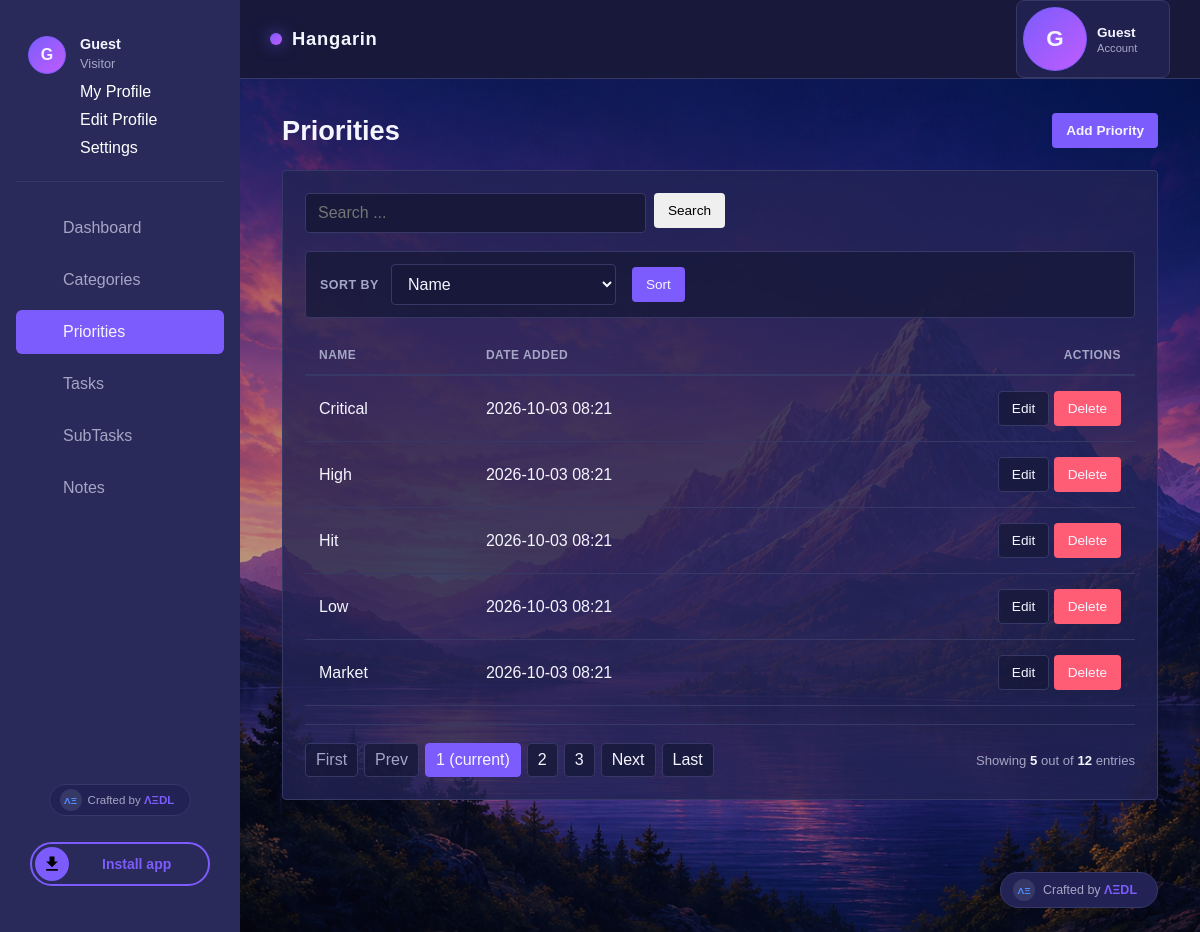
Screenshot of /priorities/ with the database file from the repository.
### app/models.py (models this page shows, shortened)
class Priority(models.Model):
    name = models.CharField(max_length=50, unique=True)
    created_at = models.DateTimeField(auto_now_add=True)

### app/views.py (the view)
# urls.py: path('priorities/', views.PriorityListView.as_view(), name='priority-list'),
class PriorityListView(SearchSortListView):
	model = Priority
	template_name = 'hangarin/priority_list.html'
	context_object_name = 'priorities'
	search_fields = ('name',)
	allowed_sort_fields = ('name', '-name', 'created_at', '-created_at')

### app/views.py (called while the page is built)
	def get_queryset(self):
		queryset = self.model.objects.all()
		query = self.request.GET.get('q', '').strip()
		if query:
			search = Q()
			for field in self.search_fields:
				search |= Q(**{f'{field}__icontains': query})
			queryset = queryset.filter(search)
		sort_by = self.request.GET.get('sort_by', self.default_sort)
		if sort_by not in self.allowed_sort_fields:
			sort_by = self.default_sort
		self.sort_by = sort_by
		return queryset.order_by(sort_by)

	def get_context_data(self, **kwargs):
		context = super().get_context_data(**kwargs)
		context['q'] = self.request.GET.get('q', '')
		context['sort_by'] = self.sort_by
		return context

### app/templates/hangarin/priority_list.html (shortened to what this page needs)
{% extends 'base.html' %}
{% block content %}
<main class="content tab-page tab-page-priorities">
  <div class="container-fluid tab-container">
    <h4 class="page-title d-flex justify-content-between align-items-center">
      <span>Priorities</span>
      <a href="{% url 'priority-add' %}" class="btn btn-primary btn-sm">Add Priority</a>
    </h4>
    <section class="card tab-card">
      <div class="card-body table-responsive">
        {% include 'includes/search_form.html' %}
        {% with current=sort_by|default:'name' %}
        <div class="sort-toolbar">
          <form method="get" class="row g-2 align-items-center">
            <div class="col-auto">
              <label for="prioritySortSelect" class="col-form-label">Sort by</label>
            </div>
            <div class="col-auto">
              <select class="form-control form-control-sm" id="prioritySortSelect" name="sort_by" onchange="this.form.submit()">
                <option value="name" {% if current == 'name' %}selected{% endif %}>Name</option>
              </select>
            </div>
            <div class="col-auto">
              <button type="submit" class="btn btn-primary btn-sm btn-rounded">Sort</button>
            </div>
          </form>
        </div>
        {% endwith %}
        <table class="table">
          <thead>
            <tr>
              <th>Name</th>
              <th>Date added</th>
              <th class="text-right">Actions</th>
            </tr>
          </thead>
          <tbody>
            {% for priority in priorities %}
            <tr>
              <td>{{ priority.name }}</td>
              <td>{{ priority.created_at|date:'Y-m-d H:i' }}</td>
              <td class="text-right">
                <a href="{% url 'priority-edit' priority.pk %}" class="btn btn-sm btn-secondary">Edit</a>
                <a href="{% url 'priority-delete' priority.pk %}?next={{ request.get_full_path|urlencode }}" class="btn btn-sm btn-danger">Delete</a>
              </td>
            </tr>
            {% empty %}
            <tr>
              <td colspan="3">No priorities yet.</td>
            </tr>
            {% endfor %}
          </tbody>
        </table>
        {% include 'includes/pagination.html' %}
      </div>
    </section>
  </div>
</main>
{% endblock %}

### static/css/dashboard-clean.css (style rules this page uses)
:root { --sidebar-width: 240px; --color-page: #0f1026; --color-secondary-page: #17183a; --color-panel: #222354; --color-sidebar: #292a5a; --color-sidebar-hover: #363866; --color-ink: #f5f5ff; --color-muted: #a5a6c5; --color-blue: #7c5cfc; --color-blue-hover: #9278ff; --color-install-contrast: #000000; --color-cyan: #4f8cff; --color-magenta: #c05cff; --color-success: #38d39f; --color-warning: #ffb84d; --color-danger: #ff5c75; --color-border: #363866; --color-soft-border: #363866; --color-soft: #17183a; --color-input: #17183a; --container-panel: color-mix(in srgb, var(--color-panel) 80%, transparent); --container-soft: color-mix(in srgb, var(--color-soft) 80%, transparent); --content-padding: 34px 42px 48px; --radius: 4px; --transition: 150ms ease; }
* { box-sizing: border-box; }
body { margin: 0; background: var(--color-page); background-image: url('../img/background.png'); background-position: center; background-repeat: no-repeat; background-size: cover; background-attachment: fixed; color: var(--color-ink); font-family: Arial, sans-serif; }
html[data-theme="nebula"] body { background-image: url('../img/background.png'); }
.content, .dashboard-content { min-height: calc(100vh - 72px); padding: var(--content-padding); background: transparent; }
.content .container-fluid { max-width: 1180px; margin: 0 auto; }
.tab-container { width: 100%; }
.tab-card { min-height: 240px; }
.dashboard-header, .panel-heading, .content .page-title { display: flex; align-items: center; justify-content: space-between; gap: 18px; }
.dashboard-header h1, .panel-heading h2, .content .page-title { color: var(--color-ink); }
.dashboard-header h1, .panel-heading h2, .content .page-title { margin-top: 0; }
.dashboard-action, .content .btn { display: inline-block; border-radius: var(--radius); text-decoration: none; cursor: pointer; }
.metric-card, .dashboard-panel, .content .card { background: var(--container-panel); border: 1px solid var(--color-border); border-radius: var(--radius); }
.content .page-title { margin-bottom: 22px; font-size: 1.7rem; }
.content .card { overflow: hidden; }
.content .card-body { padding: 22px; }
.content .table-responsive { overflow-x: auto; }
.content .table { width: 100%; margin: 18px 0 0; border-collapse: collapse; color: var(--color-ink); text-align: left; }
.content .table th { padding: 12px 14px; border-bottom: 2px solid var(--color-border); color: var(--color-muted); font-size: 0.75rem; letter-spacing: 0.04em; text-transform: uppercase; }
.content .table td { padding: 15px 14px; border-bottom: 1px solid var(--color-soft-border); vertical-align: middle; }
.content .text-right { text-align: right; }
.content .btn { padding: 9px 13px; border: 1px solid transparent; font-size: 0.85rem; }
.content .btn-primary { background: var(--color-blue); color: var(--color-ink); }
.content .btn-secondary, .content .btn-light { border-color: var(--color-border); background: var(--container-soft); color: var(--color-ink); }
.content .btn-danger { background: var(--color-danger); color: var(--color-ink); }
.content .form-control, .content select, .content input, .content textarea { width: 100%; padding: 10px 12px; border: 1px solid var(--color-border); border-radius: var(--radius); background: var(--color-input); color: var(--color-ink); font: inherit; }
.content label { display: block; margin-bottom: 7px; color: var(--color-ink); font-size: 0.88rem; font-weight: 600; }
.search-toolbar, .sort-toolbar { display: flex; align-items: center; flex-wrap: wrap; gap: 10px; }
.search-toolbar .btn, .sort-toolbar .btn { white-space: nowrap; }
.sort-toolbar { padding: 12px 14px; margin-bottom: 4px; border: 1px solid var(--color-soft-border); border-radius: var(--radius); background: var(--container-soft); }
.sort-toolbar form { display: flex; align-items: center; flex-wrap: wrap; gap: 12px; width: 100%; }
.sort-toolbar .col-auto { display: flex; align-items: center; }
.sort-toolbar label { margin: 0; color: var(--color-muted); font-size: 0.78rem; letter-spacing: 0.04em; text-transform: uppercase; }
.sort-toolbar select { width: auto; min-width: 180px; }
.sort-toolbar .btn { margin-left: 4px; }
.content .table td:last-child { white-space: nowrap; }

### rows the page displays
Priority: name "Critical", created_at "2026-10-03 08:21"
Priority: name "High", created_at "2026-10-03 08:21"
Priority: name "Hit", created_at "2026-10-03 08:21"
Priority: name "Low", created_at "2026-10-03 08:21"
Priority: name "Market", created_at "2026-10-03 08:21"

### other values shown
{{ request.user.username|default:'G'|slice:':1'|upper }} "G"
{{ request.user.username|default:'Guest' }} "Guest"
{{ request.user.is_authenticated|yesno:'Administrator,Visitor' }} "Visitor"
{{ page_num }} "1"
{{ page_num }} "2" "3"
{{ object_list.count }} "5"
{{ paginator.count }} "12"
